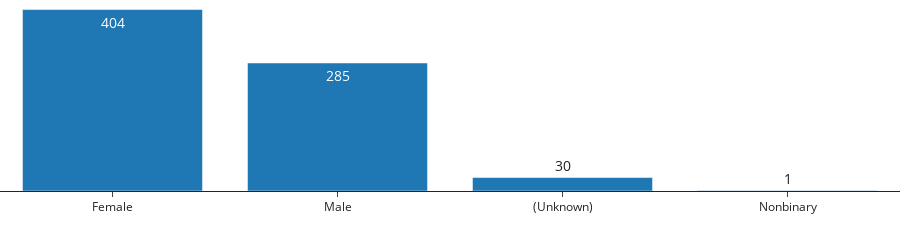

Source (notebook cell):
### Code cell
MemberGenderFigure().plot()

### Figure 1 — Plotly figure (JSON) as saved in the notebook; plotly's stock layout.template omitted (floating-point values rounded to 4 significant figures)
{"data": [{"alignmentgroup": "True", "hovertemplate": "<extra></extra>", "legendgroup": "", "marker": {"color": "#1F77B4", "pattern": {"shape": ""}}, "name": "", "offsetgroup": "", "orientation": "v", "showlegend": false, "text": [404, 285, 30, 1], "textfont": {"size": 14}, "textposition": "auto", "type": "bar", "x": ["Female", "Male", "(Unknown)", "Nonbinary"], "xaxis": "x", "y": [404, 285, 30, 1], "yaxis": "y"}], "layout": {"barmode": "relative", "clickmode": "event+select", "dragmode": "select", "height": 100, "legend": {"tracegroupgap": 0}, "margin": {"b": 0, "l": 0, "r": 0, "t": 0}, "selectdirection": "h", "uniformtext": {"minsize": 10}, "xaxis": {"anchor": "y", "categoryarray": [0, 1, 2, 3], "categoryorder": "array", "domain": [0, 1], "title": {"text": ""}}, "yaxis": {"anchor": "x", "domain": [0, 1], "title": {"text": "Number of members"}, "visible": false}}}
